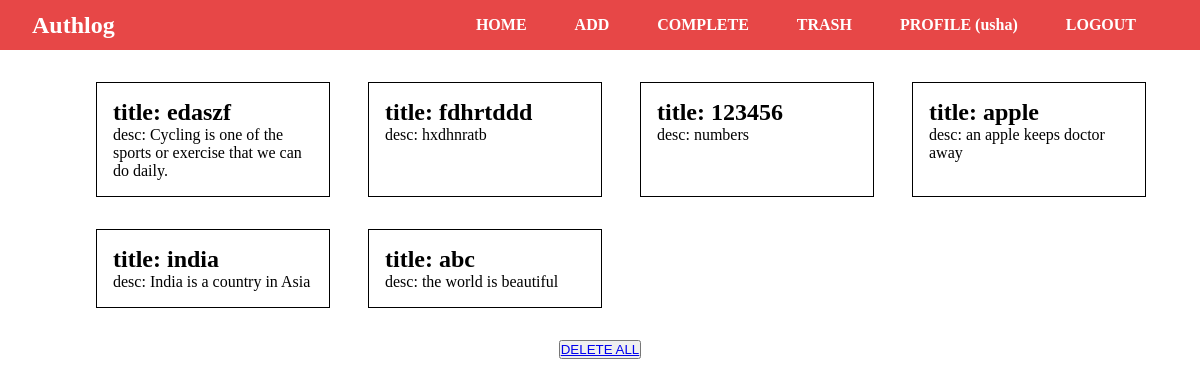
Page /base/trash/ (signed in) on the committed database.
### base/models.py (models this page shows)
class TaskModel(models.Model):
    title=models.CharField(max_length=30)
    desc=models.CharField(max_length=30)
    is_delete=models.BooleanField(default=False)
    host=models.ForeignKey(User,on_delete=models.CASCADE)
    price=models.IntegerField()

### base/views.py (the view)
# urls.py: path('trash/',trash,name='trash'),
def trash(request):
    obj=TaskModel.objects.filter(is_delete=True,host=request.user)
    return render(request,'trash.html',{'data':obj})

### base/templates/trash.html
{% extends 'main.html' %}
{% load static %}
{% block abc %}
<link rel="stylesheet" href="{% static 'home.css' %}">
<div class="cont">
    <div class="bigbox">
        {% for i in data %}
            <div class="box">
            <h2>title: {{i.title}}</h2>
            <p>desc: {{i.desc}}</p>
            </div>
        {% endfor %}
    </div>
    <center>
        <button><a href="{% url 'base:pdelete' %}">DELETE ALL</a></button>
    </center>
</div>
{% endblock %}

### templates/main.html (shortened to what this page needs)
<!DOCTYPE html>
<html lang="en">
<head>
</head>
<body>
    {% include 'nav.html' %}
    {% block abc %}
    {% endblock %}
</body>
</html>

### templates/nav.html (shortened to what this page needs)
{% load static %}
<!DOCTYPE html>
<html lang="en">
<head>
    <link rel="stylesheet" href="{% static 'nav.css' %}">
</head>
<body>
    <div class="cont">
        <div class="navbar">
            <div class="innav">
                <div class="r1">
                    <h2 style="color: white;padding-left: 2rem;">Authlog</h2>
                </div>
                <div class="r2">
            <nav>
            <ul class="navu">
            {% if user.is_authenticated %}
                    <li><a href="{% url 'base:home' %}">HOME</a></li>
                    <li><a href="{% url 'base:add' %}">ADD</a></li>
                    <li><a href="">COMPLETE</a></li>
                    <li><a href="{% url 'base:trash' %}">TRASH</a></li>
                    <li><a href="{% url 'profile' %}">PROFILE ({{request.user}})</a></li>
                    <li><a href="{% url 'logout_' %}">LOGOUT</a></li>
            {% else %}
                    <li><a href="{% url 'login_' %}">LOGIN</a></li>
                    <li><a href="{% url 'register' %}">REGISTER</a></li>
                    <li><a href="">ABOUT</a></li>
            {% endif %}
            </ul>
           </nav>
                </div>
            </div>
        </div>
    </div>
</body>
</html>

### static/nav.css (style rules this page uses)
* { padding: 0;margin: 0; }
.navbar ul { list-style: none; display: flex; flex-direction: row; justify-content: flex-end; align-items: center; gap: 1rem; padding: 1rem 2rem; }
ul a { color: white; font-weight: bold; text-decoration: none; padding-right: 2rem; }
.innav { display: flex; flex-direction: row; background-color: rgb(231, 71, 71); justify-content: space-between; align-items: center; }

### static/home.css (style rules this page uses)
.box { display: flex; flex-direction: column; border: 1px solid black; width: 200px; padding: 1rem; margin: 1rem; width: 200px; }
.bigbox { display: grid; grid-template-columns: repeat(4,1fr); margin: 1rem 2rem; padding-left: 3rem; }

### rows in the picture
TaskModel: title "edaszf", desc "Cycling is one of the sports or exercise that we can do daily."
TaskModel: title "fdhrtddd", desc "hxdhnratb"
TaskModel: title "123456", desc "numbers"
TaskModel: title "apple", desc "an apple keeps doctor away"
TaskModel: title "india", desc "India is a country in Asia"
TaskModel: title "abc", desc "the world is beautiful"

### other values in the picture
{{ request.user }} "usha"
